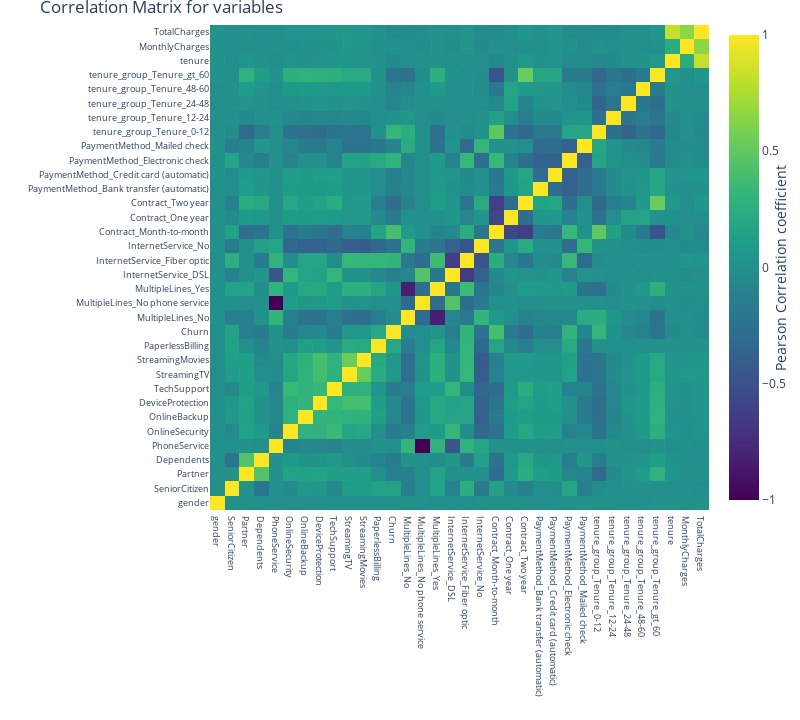

Here is the notebook cell this chart was saved with:
### Code cell
#Plotting
trace = go.Heatmap(z = corr_array,
                   x = matrix_cols,
                   y = matrix_cols,
                   colorscale = "Viridis",
                   colorbar   = dict(title = "Pearson Correlation coefficient",
                                     titleside = "right"
                                    ) ,
                  )

layout = go.Layout(dict(title = "Correlation Matrix for variables",
                        autosize = False,
                        height  = 720,
                        width   = 800,
                        margin  = dict(r = 0 ,l = 210,
                                       t = 25,b = 210,
                                      ),
                        yaxis   = dict(tickfont = dict(size = 9)),
                        xaxis   = dict(tickfont = dict(size = 9))
                       )
                  )

data = [trace]
fig = go.Figure(data=data,layout=layout)
py.iplot(fig)

### Figure 1 — Plotly figure (JSON) as saved in the notebook; plotly's stock layout.template omitted (floating-point values rounded to 4 significant figures; data arrays with more than 128 entries replaced by an {"elided": "..."} marker saying what was removed)
{"data": [{"colorbar": {"title": {"side": "right", "text": "Pearson Correlation coefficient"}}, "colorscale": [[0, "#440154"], [0.1111, "#482878"], [0.2222, "#3e4989"], [0.3333, "#31688e"], [0.4444, "#26828e"], [0.5556, "#1f9e89"], [0.6667, "#35b779"], [0.7778, "#6ece58"], [0.8889, "#b5de2b"], [1, "#fde725"]], "type": "heatmap", "x": ["gender", "SeniorCitizen", "Partner", "Dependents", "PhoneService", "OnlineSecurity", "OnlineBackup", "DeviceProtection", "TechSupport", "StreamingTV", "StreamingMovies", "PaperlessBilling", "Churn", "MultipleLines_No", "MultipleLines_No phone service", "MultipleLines_Yes", "InternetService_DSL", "InternetService_Fiber optic", "InternetService_No", "Contract_Month-to-month", "Contract_One year", "Contract_Two year", "PaymentMethod_Bank transfer (automatic)", "PaymentMethod_Credit card (automatic)", "PaymentMethod_Electronic check", "PaymentMethod_Mailed check", "tenure_group_Tenure_0-12", "tenure_group_Tenure_12-24", "tenure_group_Tenure_24-48", "tenure_group_Tenure_48-60", "tenure_group_Tenure_gt_60", "tenure", "MonthlyCharges", "TotalCharges"], "y": ["gender", "SeniorCitizen", "Partner", "Dependents", "PhoneService", "OnlineSecurity", "OnlineBackup", "DeviceProtection", "TechSupport", "StreamingTV", "StreamingMovies", "PaperlessBilling", "Churn", "MultipleLines_No", "MultipleLines_No phone service", "MultipleLines_Yes", "InternetService_DSL", "InternetService_Fiber optic", "InternetService_No", "Contract_Month-to-month", "Contract_One year", "Contract_Two year", "PaymentMethod_Bank transfer (automatic)", "PaymentMethod_Credit card (automatic)", "PaymentMethod_Electronic check", "PaymentMethod_Mailed check", "tenure_group_Tenure_0-12", "tenure_group_Tenure_12-24", "tenure_group_Tenure_24-48", "tenure_group_Tenure_48-60", "tenure_group_Tenure_gt_60", "tenure", "MonthlyCharges", "TotalCharges"], "z": {"elided": "34x34 float values"}}], "layout": {"autosize": false, "height": 720, "margin": {"b": 210, "l": 210, "r": 0, "t": 25}, "title": {"text": "Correlation Matrix for variables"}, "width": 800, "xaxis": {"tickfont": {"size": 9}}, "yaxis": {"tickfont": {"size": 9}}}}
